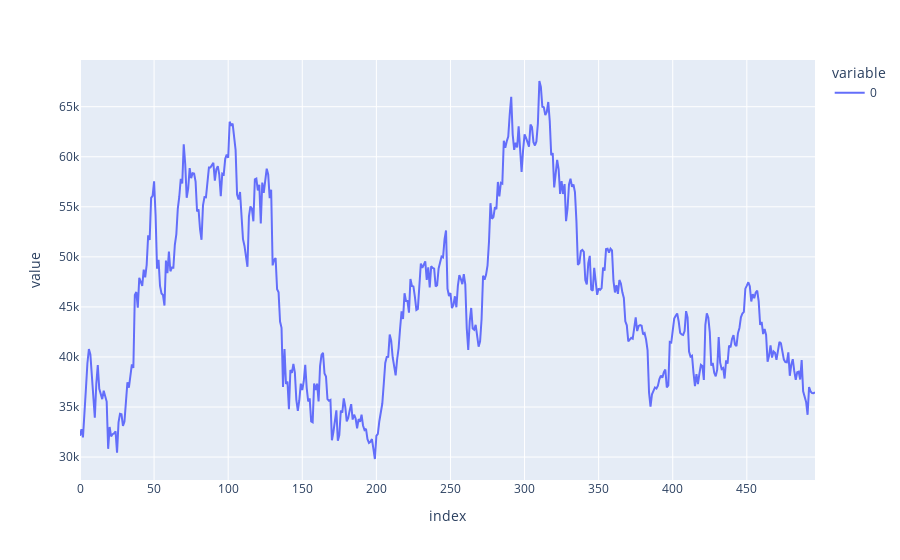

Source (notebook cell):
### Code cell
apply_LSTM(df1, split_percentage=0.75)

### Figure 1 — Plotly figure (JSON) as saved in the notebook; plotly's stock layout.template omitted (floating-point values rounded to 4 significant figures; data arrays with more than 128 entries replaced by an {"elided": "..."} marker saying what was removed)
{"data": [{"hovertemplate": "variable=0<br>index=%{x}<br>value=%{y}<extra></extra>", "legendgroup": "0", "line": {"color": "#636efa", "dash": "solid"}, "mode": "lines", "name": "0", "orientation": "v", "showlegend": true, "type": "scatter", "x": {"elided": "497 int values"}, "xaxis": "x", "y": {"elided": "497 float values"}, "yaxis": "y"}], "layout": {"legend": {"title": {"text": "variable"}, "tracegroupgap": 0}, "margin": {"t": 60}, "xaxis": {"anchor": "y", "domain": [0, 1], "title": {"text": "index"}}, "yaxis": {"anchor": "x", "domain": [0, 1], "title": {"text": "value"}}}}
